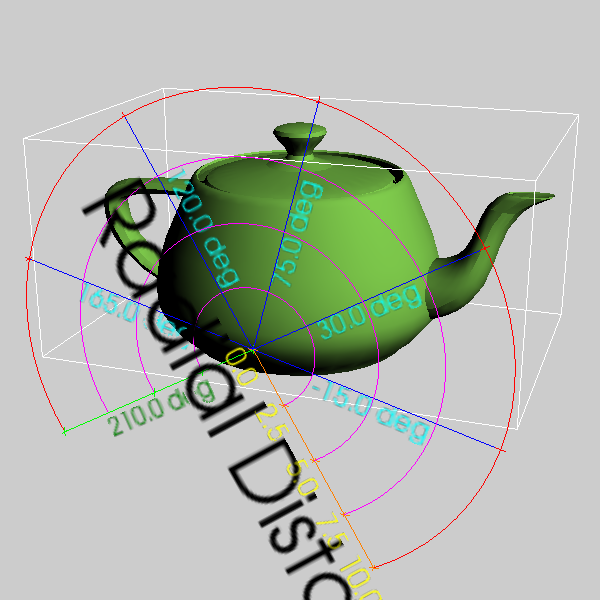

Recreate this plot in Python.
#!/usr/bin/env python

# Test vtkPolarAxesActor with 3D text on a teapot model.

import os

import vtkmodules.vtkInteractionStyle  # noqa: F401
import vtkmodules.vtkRenderingFreeType  # noqa: F401
import vtkmodules.vtkRenderingOpenGL2  # noqa: F401

from vtkmodules.vtkFiltersCore import vtkPolyDataNormals
from vtkmodules.vtkFiltersModeling import vtkOutlineFilter
from vtkmodules.vtkIOGeometry import vtkBYUReader
from vtkmodules.vtkRenderingAnnotation import vtkPolarAxesActor
from vtkmodules.vtkRenderingCore import (
    vtkActor,
    vtkLight,
    vtkPolyDataMapper,
    vtkRenderWindow,
    vtkRenderWindowInteractor,
    vtkRenderer,
)

data_dir = os.environ.get("VPE_DATA_DIR", os.path.dirname(os.path.abspath(__file__)))

# Source
teapot_reader = vtkBYUReader()
teapot_reader.SetGeometryFileName(os.path.join(data_dir, "teapot.g"))

# Filter
normals_filter = vtkPolyDataNormals()
normals_filter.SetInputConnection(teapot_reader.GetOutputPort())

teapot_mapper = vtkPolyDataMapper()
teapot_mapper.SetInputConnection(normals_filter.GetOutputPort())

teapot_actor = vtkActor()
teapot_actor.SetMapper(teapot_mapper)
teapot_actor.GetProperty().SetDiffuseColor(0.5, 0.8, 0.3)

outline_filter = vtkOutlineFilter()
outline_filter.SetInputConnection(normals_filter.GetOutputPort())

outline_mapper = vtkPolyDataMapper()
outline_mapper.SetInputConnection(outline_filter.GetOutputPort())

outline_actor = vtkActor()
outline_actor.SetMapper(outline_mapper)
outline_actor.GetProperty().SetColor(1.0, 1.0, 1.0)

# Renderer
renderer = vtkRenderer()
renderer.SetBackground(0.8, 0.8, 0.8)

normals_filter.Update()

# Polar axes with 3D text
polar_axes = vtkPolarAxesActor()
polar_axes.SetPole(0.5, 1.0, 3.0)
polar_axes.SetMaximumRadius(3.0)
polar_axes.SetMinimumAngle(-60.0)
polar_axes.SetMaximumAngle(210.0)
polar_axes.SetRequestedNumberOfRadialAxes(10)
polar_axes.SetPolarLabelFormat("{:6.1f}")
polar_axes.GetLastRadialAxisProperty().SetColor(0.0, 1.0, 0.0)
polar_axes.GetSecondaryRadialAxesProperty().SetColor(0.0, 0.0, 1.0)
polar_axes.GetPolarArcsProperty().SetColor(1.0, 0.0, 0.0)
polar_axes.GetSecondaryPolarArcsProperty().SetColor(1.0, 0.0, 1.0)
polar_axes.GetPolarAxisProperty().SetColor(1.0, 0.5, 0.0)
polar_axes.GetPolarAxisTitleTextProperty().SetColor(0.0, 0.0, 0.0)
polar_axes.GetPolarAxisTitleTextProperty().SetFontSize(36)
polar_axes.GetPolarAxisLabelTextProperty().SetColor(1.0, 1.0, 0.0)
polar_axes.GetPolarAxisLabelTextProperty().SetFontSize(18)
polar_axes.GetLastRadialAxisTextProperty().SetColor(0.0, 0.5, 0.0)
polar_axes.GetSecondaryRadialAxesTextProperty().SetColor(0.0, 1.0, 1.0)
polar_axes.SetScreenSize(19.0)
polar_axes.SetUseTextActor3D(True)
polar_axes.SetBounds(normals_filter.GetOutput().GetBounds())

renderer.AddViewProp(teapot_actor)
renderer.AddViewProp(outline_actor)
renderer.AddViewProp(polar_axes)

# Render window
render_window = vtkRenderWindow()
render_window.AddRenderer(renderer)
render_window.SetWindowName("polar axes text3d")
render_window.SetMultiSamples(0)
render_window.SetSize(600, 600)

# Interactor
interactor = vtkRenderWindowInteractor()
interactor.SetRenderWindow(render_window)

# Scene
light = vtkLight()
light.SetFocalPoint(0.21406, 1.5, 0.0)
light.SetPosition(7.0, 7.0, 4.0)
renderer.AddLight(light)

renderer.GetActiveCamera().SetClippingRange(1.0, 100.0)
renderer.GetActiveCamera().SetFocalPoint(0.0, 0.5, 0.0)
renderer.GetActiveCamera().SetPosition(5.0, 6.0, 14.0)
polar_axes.SetCamera(renderer.GetActiveCamera())

interactor.Initialize()
interactor.Start()
